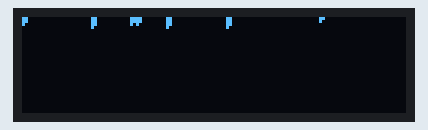
Simulated run of this sketch. Board: Arduino Uno, built with avr-gcc and run on an emulated ATmega328P. On the bench: 128×32 one-colour display. Random numbers use the default seed unless the sketch sets one; what the sketch prints to the serial monitor is not drawn.

Above: at 0.38 s.
At 5.13 s:
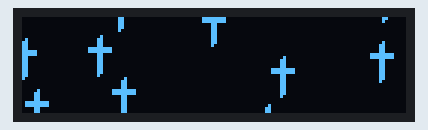
At 10.1 s:
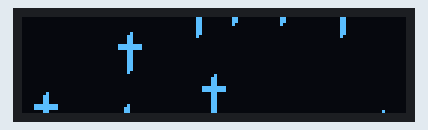
At 20.04 s:
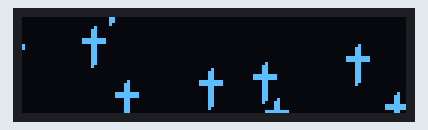
At 29.76 s:
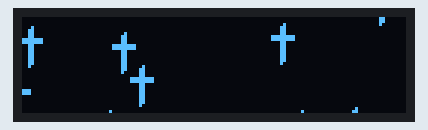
At 39.7 s:
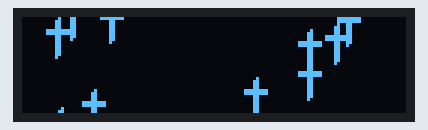

The sketch:

oled_display_bitmap_animation.ino
```cpp
/*
128x32 i2c Oled Display

GND -> GND
VCC -> 3.3v
SCK -> G22
SDA -> G21
*/

#include <SPI.h>
#include <Wire.h>
#include <Adafruit_GFX.h>
#include <Adafruit_SSD1306.h>

// * Set screen width and height
#define SCREEN_WIDTH 128 // OLED display width, in pixels
#define SCREEN_HEIGHT 32 // OLED display height, in pixels

// Declaration for an SSD1306 display connected to I2C (SDA, SCL pins)
// The pins for I2C are defined by the Wire-library
#define OLED_RESET     -1 // Reset pin # (or -1 if sharing Arduino reset pin)
#define SCREEN_ADDRESS 0x3C ///< See datasheet for Address; 0x3D for 128x64, 0x3C for 128x32
Adafruit_SSD1306 display(SCREEN_WIDTH, SCREEN_HEIGHT, &Wire, OLED_RESET);

// * Define bitmap image
#define NUMFLAKES     10 // Number of snowflakes in the animation example
#define LOGO_HEIGHT   16
#define LOGO_WIDTH    16
static const unsigned char PROGMEM logo_bmp[] = {
	0x00, 0x00, 0x00, 0x80, 0x01, 0x80, 0x01, 0x80, 0x01, 0x80, 0x0f, 0xf0, 0x0f, 0xf0, 0x01, 0x80,
	0x01, 0x80, 0x01, 0x80, 0x01, 0x80, 0x01, 0x80, 0x01, 0x80, 0x01, 0x80, 0x01, 0x00, 0x00, 0x00
};

void setup() {
  Serial.begin(115200);

  // SSD1306_SWITCHCAPVCC = generate display voltage from 3.3V internally
  if(!display.begin(SSD1306_SWITCHCAPVCC, SCREEN_ADDRESS)) {
    Serial.println(F("SSD1306 allocation failed"));
    for(;;); // Don't proceed, loop forever
  }

  // * Call animation
  animate(logo_bmp, LOGO_WIDTH, LOGO_HEIGHT); // Animate bitmaps

  // Clear the screen
  // display.clearDisplay();

  // Draw a single pixel in white
  // display.drawPixel(10, 10, SSD1306_WHITE);

  // Show the display buffer on the screen. You MUST call display() after
  // drawing commands to make them visible on screen!
  // display.display();
  // delay(2000);
  // display.display() is NOT necessary after every single drawing command,
  // unless that's what you want...rather, you can batch up a bunch of
  // drawing operations and then update the screen all at once by calling
  // display.display(). These examples demonstrate both approaches...

  // Invert and restore display, pausing in-between
  // display.invertDisplay(true);
  // delay(1000);
  // display.invertDisplay(false);
  // delay(1000);
}

void loop() {}

// * Define animation function
#define XPOS   0 // Indexes into the 'icons' array in function below
#define YPOS   1
#define DELTAY 2

void animate(const uint8_t *bitmap, uint8_t w, uint8_t h) {
  int8_t f, icons[NUMFLAKES][3];

  // Initialize 'snowflake' positions
  for(f=0; f< NUMFLAKES; f++) {
    icons[f][XPOS]   = random(1 - LOGO_WIDTH, display.width());
    icons[f][YPOS]   = -LOGO_HEIGHT;
    icons[f][DELTAY] = random(1, 6);
    Serial.print(F("x: "));
    Serial.print(icons[f][XPOS], DEC);
    Serial.print(F(" y: "));
    Serial.print(icons[f][YPOS], DEC);
    Serial.print(F(" dy: "));
    Serial.println(icons[f][DELTAY], DEC);
  }

  for(;;) { // Loop forever...
    display.clearDisplay(); // Clear the display buffer

    // Draw each snowflake:
    for(f=0; f< NUMFLAKES; f++) {
      display.drawBitmap(icons[f][XPOS], icons[f][YPOS], bitmap, w, h, SSD1306_WHITE);
    }

    display.display(); // Show the display buffer on the screen
    delay(200);        // Pause for 1/10 second

    // Then update coordinates of each flake...
    for(f=0; f< NUMFLAKES; f++) {
      icons[f][YPOS] += icons[f][DELTAY];
      // If snowflake is off the bottom of the screen...
      if (icons[f][YPOS] >= display.height()) {
        // Reinitialize to a random position, just off the top
        icons[f][XPOS]   = random(1 - LOGO_WIDTH, display.width());
        icons[f][YPOS]   = -LOGO_HEIGHT;
        icons[f][DELTAY] = random(1, 6);
      }
    }
  }
}
```
